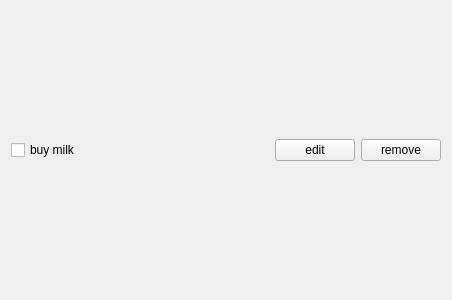
<?xml version="1.0" encoding="UTF-8"?>
<ui version="4.0">
 <class>Task</class>
 <widget class="QWidget" name="Task">
  <property name="geometry">
   <rect>
    <x>0</x>
    <y>0</y>
    <width>452</width>
    <height>300</height>
   </rect>
  </property>
  <property name="windowTitle">
   <string>Form</string>
  </property>
  <layout class="QHBoxLayout" name="horizontalLayout">
   <item>
    <widget class="QCheckBox" name="checkbox">
     <property name="text">
      <string>buy milk</string>
     </property>
    </widget>
   </item>
   <item>
    <spacer name="horizontalSpacer">
     <property name="orientation">
      <enum>Qt::Horizontal</enum>
     </property>
     <property name="sizeHint" stdset="0">
      <size>
       <width>40</width>
       <height>20</height>
      </size>
     </property>
    </spacer>
   </item>
   <item>
    <widget class="QPushButton" name="editButton">
     <property name="text">
      <string>edit</string>
     </property>
    </widget>
   </item>
   <item>
    <widget class="QPushButton" name="removeButton">
     <property name="text">
      <string>remove</string>
     </property>
    </widget>
   </item>
  </layout>
 </widget>
 <resources/>
 <connections/>
</ui>
